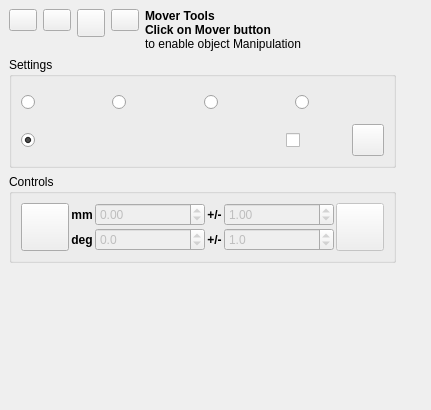
<?xml version="1.0" encoding="UTF-8"?>
<ui version="4.0">
 <class>DockWidget</class>
 <widget class="QDockWidget" name="DockWidget">
  <property name="geometry">
   <rect>
    <x>0</x>
    <y>0</y>
    <width>431</width>
    <height>410</height>
   </rect>
  </property>
  <property name="windowIcon">
   <iconset>
    <normaloff>Move_purple.png</normaloff>Move_purple.png</iconset>
  </property>
  <property name="toolTip">
   <string notr="true">Mover Tools</string>
  </property>
  <property name="layoutDirection">
   <enum>Qt::LeftToRight</enum>
  </property>
  <property name="features">
   <set>QDockWidget::DockWidgetFloatable|QDockWidget::DockWidgetMovable</set>
  </property>
  <property name="allowedAreas">
   <set>Qt::LeftDockWidgetArea|Qt::RightDockWidgetArea</set>
  </property>
  <property name="windowTitle">
   <string notr="true" extracomment="kicad StepUp 3D tools">Mover Tools</string>
  </property>
  <widget class="QWidget" name="dockWidgetContents">
   <layout class="QGridLayout" name="gridLayout_4">
    <item row="0" column="0">
     <layout class="QGridLayout" name="gridLayout_3">
      <item row="0" column="0" alignment="Qt::AlignTop">
       <widget class="QPushButton" name="dock_float">
        <property name="maximumSize">
         <size>
          <width>28</width>
          <height>28</height>
         </size>
        </property>
        <property name="toolTip">
         <string notr="true">un-dock (floating)</string>
        </property>
        <property name="text">
         <string notr="true"/>
        </property>
        <property name="icon">
         <iconset>
          <normaloff>un_dock.png</normaloff>un_dock.png</iconset>
        </property>
        <property name="iconSize">
         <size>
          <width>16</width>
          <height>16</height>
         </size>
        </property>
       </widget>
      </item>
      <item row="0" column="1" alignment="Qt::AlignTop">
       <widget class="QPushButton" name="dock_minimize">
        <property name="maximumSize">
         <size>
          <width>28</width>
          <height>28</height>
         </size>
        </property>
        <property name="toolTip">
         <string notr="true">minimize</string>
        </property>
        <property name="text">
         <string notr="true"/>
        </property>
        <property name="icon">
         <iconset>
          <normaloff>minimize.png</normaloff>minimize.png</iconset>
        </property>
        <property name="iconSize">
         <size>
          <width>24</width>
          <height>24</height>
         </size>
        </property>
       </widget>
      </item>
      <item row="0" column="2" alignment="Qt::AlignTop">
       <widget class="QPushButton" name="Help_Mover">
        <property name="minimumSize">
         <size>
          <width>28</width>
          <height>28</height>
         </size>
        </property>
        <property name="maximumSize">
         <size>
          <width>28</width>
          <height>28</height>
         </size>
        </property>
        <property name="toolTip">
         <string notr="true">Help on Mover Manipulator</string>
        </property>
        <property name="text">
         <string notr="true"/>
        </property>
        <property name="icon">
         <iconset>
          <normaloff>help.png</normaloff>help.png</iconset>
        </property>
        <property name="iconSize">
         <size>
          <width>24</width>
          <height>24</height>
         </size>
        </property>
        <property name="checkable">
         <bool>false</bool>
        </property>
        <property name="checked">
         <bool>false</bool>
        </property>
       </widget>
      </item>
      <item row="0" column="3" alignment="Qt::AlignTop">
       <widget class="QPushButton" name="close">
        <property name="maximumSize">
         <size>
          <width>28</width>
          <height>28</height>
         </size>
        </property>
        <property name="toolTip">
         <string notr="true">close</string>
        </property>
        <property name="text">
         <string notr="true"/>
        </property>
        <property name="icon">
         <iconset>
          <normaloff>closeW.png</normaloff>closeW.png</iconset>
        </property>
        <property name="iconSize">
         <size>
          <width>24</width>
          <height>24</height>
         </size>
        </property>
       </widget>
      </item>
      <item row="0" column="4">
       <widget class="QLabel" name="Label">
        <property name="sizePolicy">
         <sizepolicy hsizetype="Preferred" vsizetype="Minimum">
          <horstretch>0</horstretch>
          <verstretch>0</verstretch>
         </sizepolicy>
        </property>
        <property name="toolTip">
         <string notr="true">Mover Tools
Click on Mover button
to enable object Manipulation</string>
        </property>
        <property name="text">
         <string notr="true">&lt;b&gt;Mover Tools&lt;/b&gt;&lt;br/&gt;&lt;b&gt;Click on Mover button&lt;/b&gt;&lt;br/&gt;to enable object Manipulation</string>
        </property>
       </widget>
      </item>
     </layout>
    </item>
    <item row="0" column="1" rowspan="2">
     <spacer name="horizontalSpacer">
      <property name="orientation">
       <enum>Qt::Horizontal</enum>
      </property>
      <property name="sizeHint" stdset="0">
       <size>
        <width>468</width>
        <height>20</height>
       </size>
      </property>
     </spacer>
    </item>
    <item row="1" column="0">
     <widget class="QGroupBox" name="ReferenceGroup">
      <property name="toolTip">
       <string notr="true">Settings</string>
      </property>
      <property name="title">
       <string notr="true">Settings</string>
      </property>
      <layout class="QGridLayout" name="gridLayout_2">
       <item row="0" column="0" colspan="2">
        <layout class="QGridLayout" name="gridLayout_9">
         <property name="spacing">
          <number>2</number>
         </property>
         <item row="0" column="3">
          <widget class="QRadioButton" name="rbZ">
           <property name="minimumSize">
            <size>
             <width>64</width>
             <height>32</height>
            </size>
           </property>
           <property name="toolTip">
            <string notr="true">move/rotate on Z Axis</string>
           </property>
           <property name="text">
            <string notr="true"/>
           </property>
           <property name="icon">
            <iconset>
             <normaloff>Z-axis.png</normaloff>Z-axis.png</iconset>
           </property>
           <property name="iconSize">
            <size>
             <width>26</width>
             <height>26</height>
            </size>
           </property>
          </widget>
         </item>
         <item row="0" column="2">
          <widget class="QRadioButton" name="rbY">
           <property name="minimumSize">
            <size>
             <width>64</width>
             <height>32</height>
            </size>
           </property>
           <property name="toolTip">
            <string notr="true">move/rotate on Y Axis</string>
           </property>
           <property name="text">
            <string notr="true"/>
           </property>
           <property name="icon">
            <iconset>
             <normaloff>Y-axis.png</normaloff>Y-axis.png</iconset>
           </property>
           <property name="iconSize">
            <size>
             <width>26</width>
             <height>26</height>
            </size>
           </property>
          </widget>
         </item>
         <item row="0" column="1">
          <widget class="QRadioButton" name="rbX">
           <property name="minimumSize">
            <size>
             <width>64</width>
             <height>32</height>
            </size>
           </property>
           <property name="toolTip">
            <string notr="true">move/rotate on X Axis</string>
           </property>
           <property name="text">
            <string notr="true"/>
           </property>
           <property name="icon">
            <iconset>
             <normaloff>X-axis.png</normaloff>X-axis.png</iconset>
           </property>
           <property name="iconSize">
            <size>
             <width>26</width>
             <height>26</height>
            </size>
           </property>
           <property name="checked">
            <bool>false</bool>
           </property>
          </widget>
         </item>
         <item row="0" column="0">
          <widget class="QRadioButton" name="rbAxis">
           <property name="minimumSize">
            <size>
             <width>64</width>
             <height>32</height>
            </size>
           </property>
           <property name="toolTip">
            <string notr="true">move/rotate on Selected Axis</string>
           </property>
           <property name="text">
            <string notr="true"/>
           </property>
           <property name="icon">
            <iconset>
             <normaloff>Rotate-Axis.png</normaloff>Rotate-Axis.png</iconset>
           </property>
           <property name="iconSize">
            <size>
             <width>26</width>
             <height>26</height>
            </size>
           </property>
           <property name="checked">
            <bool>true</bool>
           </property>
          </widget>
         </item>
        </layout>
       </item>
       <item row="1" column="0">
        <layout class="QGridLayout" name="gridLayout_14">
         <property name="spacing">
          <number>2</number>
         </property>
         <item row="0" column="0">
          <widget class="QRadioButton" name="rbOneObj">
           <property name="minimumSize">
            <size>
             <width>64</width>
             <height>32</height>
            </size>
           </property>
           <property name="toolTip">
            <string notr="true">Single Object
select Face or Edge to Move/Rotate object</string>
           </property>
           <property name="text">
            <string notr="true"/>
           </property>
           <property name="icon">
            <iconset>
             <normaloff>one_obj.png</normaloff>one_obj.png</iconset>
           </property>
           <property name="iconSize">
            <size>
             <width>26</width>
             <height>26</height>
            </size>
           </property>
           <property name="checked">
            <bool>true</bool>
           </property>
          </widget>
         </item>
        </layout>
       </item>
       <item row="1" column="1">
        <layout class="QGridLayout" name="gridLayout_15">
         <property name="spacing">
          <number>2</number>
         </property>
         <item row="0" column="0">
          <widget class="QCheckBox" name="cbHierarchy">
           <property name="minimumSize">
            <size>
             <width>47</width>
             <height>32</height>
            </size>
           </property>
           <property name="maximumSize">
            <size>
             <width>64</width>
             <height>128</height>
            </size>
           </property>
           <property name="toolTip">
            <string notr="true">Move/Rotate App::Part and Body
hierarchy</string>
           </property>
           <property name="text">
            <string notr="true"/>
           </property>
           <property name="icon">
            <iconset>
             <normaloff>hierarchy.png</normaloff>hierarchy.png</iconset>
           </property>
           <property name="iconSize">
            <size>
             <width>26</width>
             <height>26</height>
            </size>
           </property>
           <property name="checked">
            <bool>false</bool>
           </property>
          </widget>
         </item>
         <item row="0" column="1">
          <widget class="QPushButton" name="ViewAlign">
           <property name="enabled">
            <bool>true</bool>
           </property>
           <property name="minimumSize">
            <size>
             <width>32</width>
             <height>32</height>
            </size>
           </property>
           <property name="maximumSize">
            <size>
             <width>32</width>
             <height>32</height>
            </size>
           </property>
           <property name="toolTip">
            <string notr="true">Align View to the selected Face</string>
           </property>
           <property name="text">
            <string notr="true"/>
           </property>
           <property name="icon">
            <iconset>
             <normaloff>face_view.png</normaloff>face_view.png</iconset>
           </property>
           <property name="iconSize">
            <size>
             <width>24</width>
             <height>24</height>
            </size>
           </property>
           <property name="checkable">
            <bool>false</bool>
           </property>
           <property name="checked">
            <bool>false</bool>
           </property>
          </widget>
         </item>
        </layout>
       </item>
      </layout>
     </widget>
    </item>
    <item row="2" column="0">
     <widget class="QGroupBox" name="Controls_Group">
      <property name="toolTip">
       <string notr="true">Controls</string>
      </property>
      <property name="title">
       <string notr="true">Controls</string>
      </property>
      <layout class="QGridLayout" name="gridLayout">
       <item row="0" column="0">
        <layout class="QGridLayout" name="gridLayout_8">
         <property name="sizeConstraint">
          <enum>QLayout::SetDefaultConstraint</enum>
         </property>
         <property name="spacing">
          <number>2</number>
         </property>
         <item row="0" column="0">
          <widget class="QPushButton" name="Confirm_Move">
           <property name="minimumSize">
            <size>
             <width>48</width>
             <height>36</height>
            </size>
           </property>
           <property name="maximumSize">
            <size>
             <width>60</width>
             <height>48</height>
            </size>
           </property>
           <property name="toolTip">
            <string notr="true">Mover button
Click it to enable
Move/Rotation</string>
           </property>
           <property name="text">
            <string notr="true"/>
           </property>
           <property name="icon">
            <iconset>
             <normaloff>Move_purple.png</normaloff>Move_purple.png</iconset>
           </property>
           <property name="iconSize">
            <size>
             <width>28</width>
             <height>28</height>
            </size>
           </property>
           <property name="checkable">
            <bool>true</bool>
           </property>
           <property name="checked">
            <bool>false</bool>
           </property>
          </widget>
         </item>
         <item row="0" column="1">
          <layout class="QGridLayout" name="gridLayout_10">
           <property name="spacing">
            <number>2</number>
           </property>
           <item row="0" column="1">
            <widget class="QDoubleSpinBox" name="DS_MoveInput">
             <property name="enabled">
              <bool>false</bool>
             </property>
             <property name="minimumSize">
              <size>
               <width>110</width>
               <height>0</height>
              </size>
             </property>
             <property name="maximumSize">
              <size>
               <width>16777215</width>
               <height>16777215</height>
              </size>
             </property>
             <property name="toolTip">
              <string notr="true">translate (+/- mm)</string>
             </property>
             <property name="decimals">
              <number>2</number>
             </property>
             <property name="minimum">
              <double>-999.000000000000000</double>
             </property>
             <property name="maximum">
              <double>999.000000000000000</double>
             </property>
            </widget>
           </item>
           <item row="1" column="0">
            <widget class="QLabel" name="label_2">
             <property name="font">
              <font>
               <weight>75</weight>
               <bold>true</bold>
              </font>
             </property>
             <property name="toolTip">
              <string notr="true"/>
             </property>
             <property name="text">
              <string notr="true">deg</string>
             </property>
             <property name="alignment">
              <set>Qt::AlignCenter</set>
             </property>
            </widget>
           </item>
           <item row="0" column="0">
            <widget class="QLabel" name="label">
             <property name="font">
              <font>
               <weight>75</weight>
               <bold>true</bold>
              </font>
             </property>
             <property name="toolTip">
              <string notr="true"/>
             </property>
             <property name="text">
              <string notr="true">mm</string>
             </property>
             <property name="alignment">
              <set>Qt::AlignCenter</set>
             </property>
            </widget>
           </item>
           <item row="1" column="1">
            <widget class="QDoubleSpinBox" name="DS_RotateInput">
             <property name="enabled">
              <bool>false</bool>
             </property>
             <property name="minimumSize">
              <size>
               <width>110</width>
               <height>0</height>
              </size>
             </property>
             <property name="toolTip">
              <string notr="true">rotate (+/- deg)</string>
             </property>
             <property name="decimals">
              <number>1</number>
             </property>
             <property name="minimum">
              <double>-180.000000000000000</double>
             </property>
             <property name="maximum">
              <double>180.000000000000000</double>
             </property>
            </widget>
           </item>
          </layout>
         </item>
         <item row="0" column="3">
          <widget class="QPushButton" name="Undo_Move">
           <property name="enabled">
            <bool>false</bool>
           </property>
           <property name="minimumSize">
            <size>
             <width>48</width>
             <height>36</height>
            </size>
           </property>
           <property name="maximumSize">
            <size>
             <width>60</width>
             <height>48</height>
            </size>
           </property>
           <property name="toolTip">
            <string notr="true">Undo last action</string>
           </property>
           <property name="text">
            <string notr="true"/>
           </property>
           <property name="icon">
            <iconset>
             <normaloff>Undo.png</normaloff>Undo.png</iconset>
           </property>
           <property name="iconSize">
            <size>
             <width>24</width>
             <height>24</height>
            </size>
           </property>
           <property name="checkable">
            <bool>false</bool>
           </property>
           <property name="checked">
            <bool>false</bool>
           </property>
          </widget>
         </item>
         <item row="0" column="2">
          <layout class="QGridLayout" name="gridLayout_11">
           <property name="spacing">
            <number>2</number>
           </property>
           <item row="0" column="1">
            <widget class="QDoubleSpinBox" name="DS_MoveInput_Delta">
             <property name="enabled">
              <bool>false</bool>
             </property>
             <property name="minimumSize">
              <size>
               <width>110</width>
               <height>0</height>
              </size>
             </property>
             <property name="maximumSize">
              <size>
               <width>16777215</width>
               <height>16777215</height>
              </size>
             </property>
             <property name="toolTip">
              <string notr="true">translation
increment</string>
             </property>
             <property name="decimals">
              <number>2</number>
             </property>
             <property name="minimum">
              <double>0.010000000000000</double>
             </property>
             <property name="maximum">
              <double>500.000000000000000</double>
             </property>
             <property name="value">
              <double>1.000000000000000</double>
             </property>
            </widget>
           </item>
           <item row="1" column="0">
            <widget class="QLabel" name="label_3">
             <property name="font">
              <font>
               <weight>75</weight>
               <bold>true</bold>
              </font>
             </property>
             <property name="toolTip">
              <string notr="true">rotation
increment</string>
             </property>
             <property name="text">
              <string notr="true">+/-</string>
             </property>
             <property name="alignment">
              <set>Qt::AlignCenter</set>
             </property>
            </widget>
           </item>
           <item row="0" column="0">
            <widget class="QLabel" name="label_4">
             <property name="font">
              <font>
               <weight>75</weight>
               <bold>true</bold>
              </font>
             </property>
             <property name="toolTip">
              <string notr="true">translation
increment</string>
             </property>
             <property name="statusTip">
              <string notr="true"/>
             </property>
             <property name="whatsThis">
              <string notr="true"/>
             </property>
             <property name="text">
              <string notr="true">+/-</string>
             </property>
             <property name="alignment">
              <set>Qt::AlignCenter</set>
             </property>
            </widget>
           </item>
           <item row="1" column="1">
            <widget class="QDoubleSpinBox" name="DS_RotateInput_Delta">
             <property name="enabled">
              <bool>false</bool>
             </property>
             <property name="minimumSize">
              <size>
               <width>110</width>
               <height>0</height>
              </size>
             </property>
             <property name="toolTip">
              <string notr="true">rotation
increment</string>
             </property>
             <property name="decimals">
              <number>1</number>
             </property>
             <property name="minimum">
              <double>0.100000000000000</double>
             </property>
             <property name="maximum">
              <double>180.000000000000000</double>
             </property>
             <property name="value">
              <double>1.000000000000000</double>
             </property>
            </widget>
           </item>
          </layout>
         </item>
        </layout>
       </item>
      </layout>
     </widget>
    </item>
    <item row="3" column="0">
     <spacer name="verticalSpacer">
      <property name="orientation">
       <enum>Qt::Vertical</enum>
      </property>
      <property name="sizeHint" stdset="0">
       <size>
        <width>20</width>
        <height>2</height>
       </size>
      </property>
     </spacer>
    </item>
   </layout>
  </widget>
 </widget>
 <tabstops>
  <tabstop>dock_float</tabstop>
  <tabstop>dock_minimize</tabstop>
  <tabstop>close</tabstop>
  <tabstop>Confirm_Move</tabstop>
 </tabstops>
 <resources/>
 <connections/>
</ui>
